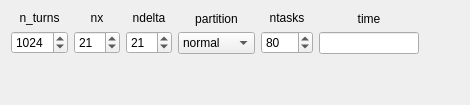
          <widget class="QWidget" name="tab_20">
           <attribute name="title">
            <string>Production</string>
           </attribute>
           <layout class="QVBoxLayout" name="verticalLayout_84">
            <item>
             <layout class="QHBoxLayout" name="horizontalLayout_45">
              <item>
               <layout class="QVBoxLayout" name="verticalLayout_85">
                <item>
                 <widget class="QLabel" name="label_117">
                  <property name="maximumSize">
                   <size>
                    <width>57</width>
                    <height>16777215</height>
                   </size>
                  </property>
                  <property name="text">
                   <string>n_turns</string>
                  </property>
                  <property name="alignment">
                   <set>Qt::AlignCenter</set>
                  </property>
                 </widget>
                </item>
                <item>
                 <widget class="QSpinBox" name="spinBox_n_turns_fmap_px_prod">
                  <property name="maximumSize">
                   <size>
                    <width>57</width>
                    <height>16777215</height>
                   </size>
                  </property>
                  <property name="minimum">
                   <number>3</number>
                  </property>
                  <property name="maximum">
                   <number>10000</number>
                  </property>
                  <property name="value">
                   <number>1024</number>
                  </property>
                 </widget>
                </item>
               </layout>
              </item>
              <item>
               <layout class="QVBoxLayout" name="verticalLayout_86">
                <item>
                 <widget class="QLabel" name="label_118">
                  <property name="text">
                   <string>nx</string>
                  </property>
                  <property name="alignment">
                   <set>Qt::AlignCenter</set>
                  </property>
                 </widget>
                </item>
                <item>
                 <widget class="QSpinBox" name="spinBox_nx_fmap_px_prod">
                  <property name="maximumSize">
                   <size>
                    <width>46</width>
                    <height>16777215</height>
                   </size>
                  </property>
                  <property name="minimum">
                   <number>3</number>
                  </property>
                  <property name="maximum">
                   <number>1001</number>
                  </property>
                  <property name="value">
                   <number>21</number>
                  </property>
                 </widget>
                </item>
               </layout>
              </item>
              <item>
               <layout class="QVBoxLayout" name="verticalLayout_87">
                <item>
                 <widget class="QLabel" name="label_119">
                  <property name="text">
                   <string>ndelta</string>
                  </property>
                  <property name="alignment">
                   <set>Qt::AlignCenter</set>
                  </property>
                 </widget>
                </item>
                <item>
                 <widget class="QSpinBox" name="spinBox_ndelta_fmap_px_prod">
                  <property name="maximumSize">
                   <size>
                    <width>46</width>
                    <height>16777215</height>
                   </size>
                  </property>
                  <property name="minimum">
                   <number>3</number>
                  </property>
                  <property name="maximum">
                   <number>1001</number>
                  </property>
                  <property name="value">
                   <number>21</number>
                  </property>
                 </widget>
                </item>
               </layout>
              </item>
              <item>
               <layout class="QVBoxLayout" name="verticalLayout_88">
                <item>
                 <widget class="QLabel" name="label_120">
                  <property name="text">
                   <string>partition</string>
                  </property>
                  <property name="alignment">
                   <set>Qt::AlignCenter</set>
                  </property>
                 </widget>
                </item>
                <item>
                 <widget class="QComboBox" name="comboBox_partition_fmap_px_prod">
                  <item>
                   <property name="text">
                    <string>normal</string>
                   </property>
                  </item>
                  <item>
                   <property name="text">
                    <string>short</string>
                   </property>
                  </item>
                  <item>
                   <property name="text">
                    <string>debug</string>
                   </property>
                  </item>
                  <item>
                   <property name="text">
                    <string>long</string>
                   </property>
                  </item>
                  <item>
                   <property name="text">
                    <string>longlong</string>
                   </property>
                  </item>
                  <item>
                   <property name="text">
                    <string>low</string>
                   </property>
                  </item>
                  <item>
                   <property name="text">
                    <string>high</string>
                   </property>
                  </item>
                 </widget>
                </item>
               </layout>
              </item>
              <item>
               <layout class="QVBoxLayout" name="verticalLayout_89">
                <item>
                 <widget class="QLabel" name="label_121">
                  <property name="maximumSize">
                   <size>
                    <width>52</width>
                    <height>16777215</height>
                   </size>
                  </property>
                  <property name="text">
                   <string>ntasks</string>
                  </property>
                  <property name="alignment">
                   <set>Qt::AlignCenter</set>
                  </property>
                 </widget>
                </item>
                <item>
                 <widget class="QSpinBox" name="spinBox_ntasks_fmap_px_prod">
                  <property name="maximumSize">
                   <size>
                    <width>52</width>
                    <height>16777215</height>
                   </size>
                  </property>
                  <property name="specialValueText">
                   <string/>
                  </property>
                  <property name="minimum">
                   <number>2</number>
                  </property>
                  <property name="maximum">
                   <number>1000</number>
                  </property>
                  <property name="singleStep">
                   <number>2</number>
                  </property>
                  <property name="value">
                   <number>80</number>
                  </property>
                 </widget>
                </item>
               </layout>
              </item>
              <item>
               <layout class="QVBoxLayout" name="verticalLayout_90">
                <item>
                 <widget class="QLabel" name="label_time_common_8">
                  <property name="maximumSize">
                   <size>
                    <width>100</width>
                    <height>16777215</height>
                   </size>
                  </property>
                  <property name="text">
                   <string>time</string>
                  </property>
                  <property name="alignment">
                   <set>Qt::AlignCenter</set>
                  </property>
                 </widget>
                </item>
                <item>
                 <widget class="QLineEdit" name="lineEdit_time_fmap_px_prod">
                  <property name="maximumSize">
                   <size>
                    <width>100</width>
                    <height>16777215</height>
                   </size>
                  </property>
                 </widget>
                </item>
               </layout>
              </item>
              <item>
               <spacer name="horizontalSpacer_41">
                <property name="orientation">
                 <enum>Qt::Horizontal</enum>
                </property>
                <property name="sizeHint" stdset="0">
                 <size>
                  <width>40</width>
                  <height>20</height>
                 </size>
                </property>
               </spacer>
              </item>
             </layout>
            </item>
            <item>
             <spacer name="verticalSpacer_4">
              <property name="orientation">
               <enum>Qt::Vertical</enum>
              </property>
              <property name="sizeHint" stdset="0">
               <size>
                <width>20</width>
                <height>40</height>
               </size>
              </property>
             </spacer>
            </item>
           </layout>
          </widget>
